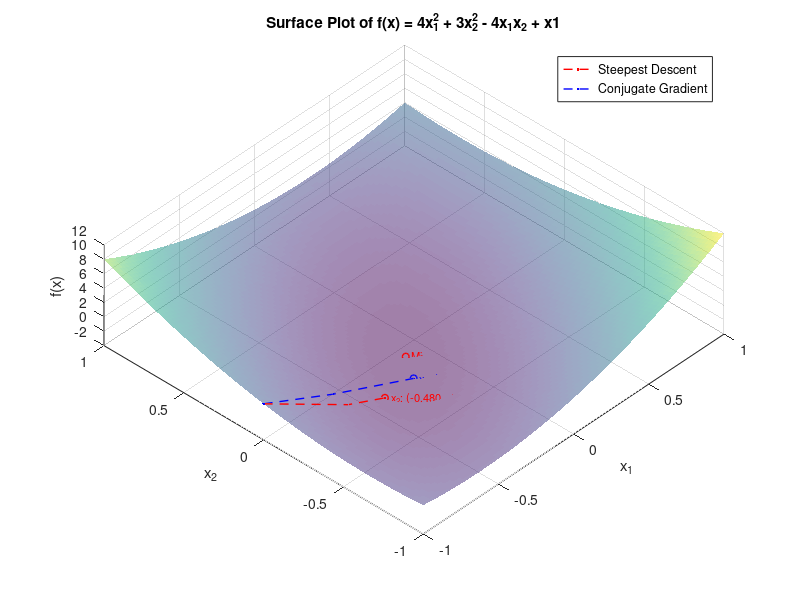

Source code (MATLAB):
close all; clear all; clc;

% Determine  by using the steepest descent method. Use  as an initial guess.
grad_f = @(x) [8*x(1)-4*x(2)+1, 6*x(2)-4*x(1)]';

x_0 = [-1,0]';
grad_f(x_0);

k = [0.01, 0.1, 1, 10];

text_in_loop = "x_1 with k = %4.4f is [%4.4f, %4.4f]' \n";
for step = k
    x_1 = x_0 - step*grad_f(x_0);
    fprintf(text_in_loop, step, x_1(1), x_1(2));
end

fprintf("Choosing k = 0.05");
fprintf("\n\n");
k = 0.05;
x_1 = x_0 - k*grad_f(x_0);

A = [8, -4; -4, 6];
b = [1; 0];
C = 0;
% where x is 2x1 vector.
fcn_f = @(x) ((x'*A*x)/2 + b'*x + C);
%% Steepest descent method
steepestDescentHistory = x_0;
x_prev = x_0;
for i = 1:2
    x = x_prev - k*grad_f(x_prev);
    x_prev = x;
    steepestDescentHistory = [steepestDescentHistory, x];
end

steepestDescentValues = [];
for i = steepestDescentHistory
    steepestDescentValues = [steepestDescentValues, fcn_f(i)];
end
steepestDescentMethod = x;


%% Conjugate gradient method
alpha_k = @(x_k, d_k) -((x_k'*A + b') * d_k)/(d_k'*A*d_k);
% With Fletcher & Reeves algorithm 
beta_k = @(g, g_prev) (g'*g)/(g_prev'*g_prev);

x_prev = x_0;
conjugatgeGradientHistory = x_0;
x = x_1;
% x_2 for problem solveing
isFirst = true;
for i = 1:2
    if isFirst
        isFirst = false;
        g_prev = -grad_f(x_prev);
        d_prev = -g_prev;
    end
    g = grad_f(x);
    beta = beta_k(g, g_prev);
    d = -g + beta*d_prev;
    alpha = alpha_k(x, d);
    x = x_prev + alpha*d;
    g_prev = g;
    d_prev = d;
    x_prev = x;
    conjugatgeGradientHistory = [conjugatgeGradientHistory, x];
end

conjugateGradientValues = [];
for i = conjugatgeGradientHistory
    conjugateGradientValues = [conjugateGradientValues, fcn_f(i)];
end
conjugateGradientMethod = x;

%% The result of two algorithms
steepest_descent_method_result = "The result of steepest descent method is %4.4f.\n";
conjugate_gradient_method_result = "The result of conjugate gradient method is %4.4f.\n";
fprintf(steepest_descent_method_result, fcn_f(steepestDescentMethod));
fprintf(conjugate_gradient_method_result, fcn_f(conjugateGradientMethod));
fprintf("\n\n");

% The numerical minimum point
x_min = A\[-1; 0];
f_min = fcn_f(x_min);

x1_range = linspace(-1, 1, 100);
x2_range = linspace(-1, 1, 100);
[X1, X2] = meshgrid(x1_range, x2_range);

Z = arrayfun(@(x1, x2) fcn_f([x1; x2]), X1, X2);

surfaceFig = figure;
surf(X1, X2, Z, 'EdgeColor', 'none', 'FaceAlpha', 0.5);
xlabel('x_1');
ylabel('x_2');
zlabel('f(x)');
title("Surface Plot of f(x) = 4x_1^2 + 3x_2^2 - 4x_1x_2 + x1");
% colorbar;
hold on;
plot3(x_min(1), x_min(2), f_min, 'ro', 'MarkerSize', 5, 'LineWidth', 1);
text(x_min(1), x_min(2), f_min, sprintf('  Min: (%.3f, %.3f)', x_min(1), x_min(2)), 'Color', 'r', 'FontSize', 8);
steepest = plot3(steepestDescentHistory(1,:), steepestDescentHistory(2,:), steepestDescentValues, 'r.--', 'LineWidth', 1);
conjugate = plot3(conjugatgeGradientHistory(1,:), conjugatgeGradientHistory(2,:), conjugateGradientValues, 'b.--', 'LineWidth', 1);
plot3(steepestDescentHistory(1, end), steepestDescentHistory(2, end), steepestDescentValues(end), 'ro', 'MarkerSize', 5, 'LineWidth', 1);
text(steepestDescentHistory(1, end)+0.02, steepestDescentHistory(2, end)-0.02, steepestDescentValues(end), sprintf('x_2: (%.3f, %.3f)', steepestDescentHistory(1, end), steepestDescentHistory(2, end)), 'Color', 'r', 'FontSize', 8);
plot3(conjugatgeGradientHistory(1, end), conjugatgeGradientHistory(2, end), conjugateGradientValues(end), 'bo', 'MarkerSize', 5, 'LineWidth', 1);
text(conjugatgeGradientHistory(1, end)+0.02, conjugatgeGradientHistory(2, end)-0.02, conjugateGradientValues(end), sprintf('x_2: (%.3f, %.3f)', conjugatgeGradientHistory(1, end), conjugatgeGradientHistory(2, end)), 'Color', 'b', 'FontSize', 8);
legend([steepest, conjugate], {"Steepest Descent", "Conjugate Gradient"}, 'Location', 'best');
view([-766.70 69.86]);

